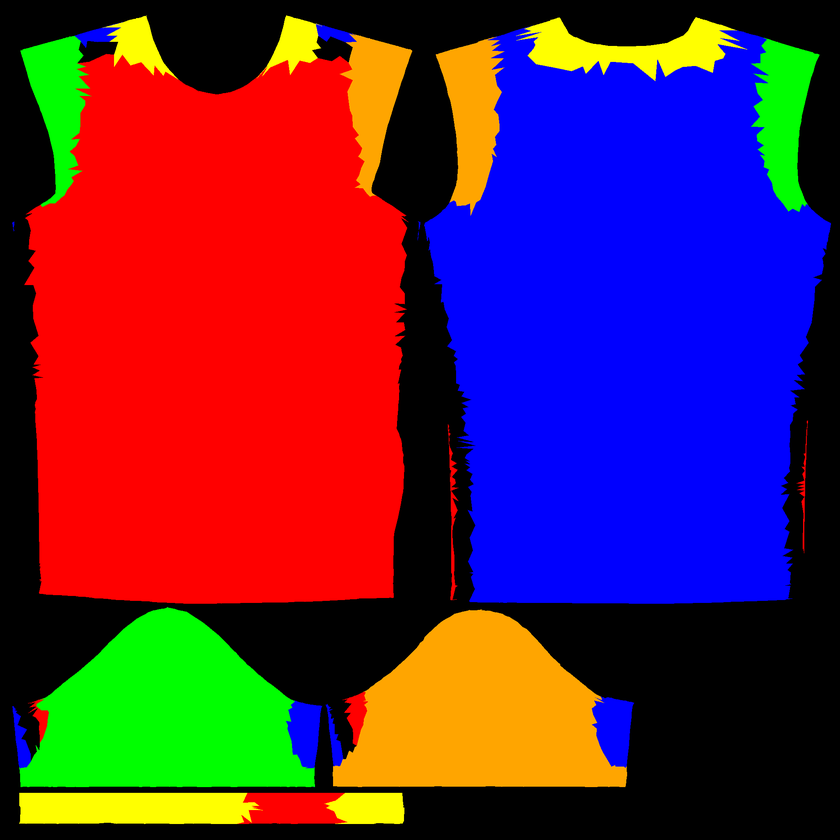
#> input picture scripts/true_uv_parts_2048.png, 840 x 840 px, shrunk from 2048 x 2048 before the run, found by its file name
$ python check_true_bounds.py
#> lines starting #> are read from the running program, lines starting #| are printed output that depends on the picture; after the words box and inside, x2 and y2 are one past the last pixel; in counts of white or black regions, pixels touching at a corner belong together
from PIL import Image
import numpy as np

img = Image.open('scripts/true_uv_parts_2048.png')
#> img is the input picture: PIL image 840x840 RGBA; mean R, G, B, A 91.4, 35.5, 65.7, 255
arr = np.array(img)

# Colors:
# Red: Front (255, 0, 0)
# Blue: Back (0, 0, 255)
# Green: Left Sleeve (0, 255, 0)
# Orange: Right Sleeve (255, 165, 0)

is_front = (arr[:, :, 0] > 200) & (arr[:, :, 1] < 50) & (arr[:, :, 2] < 50)
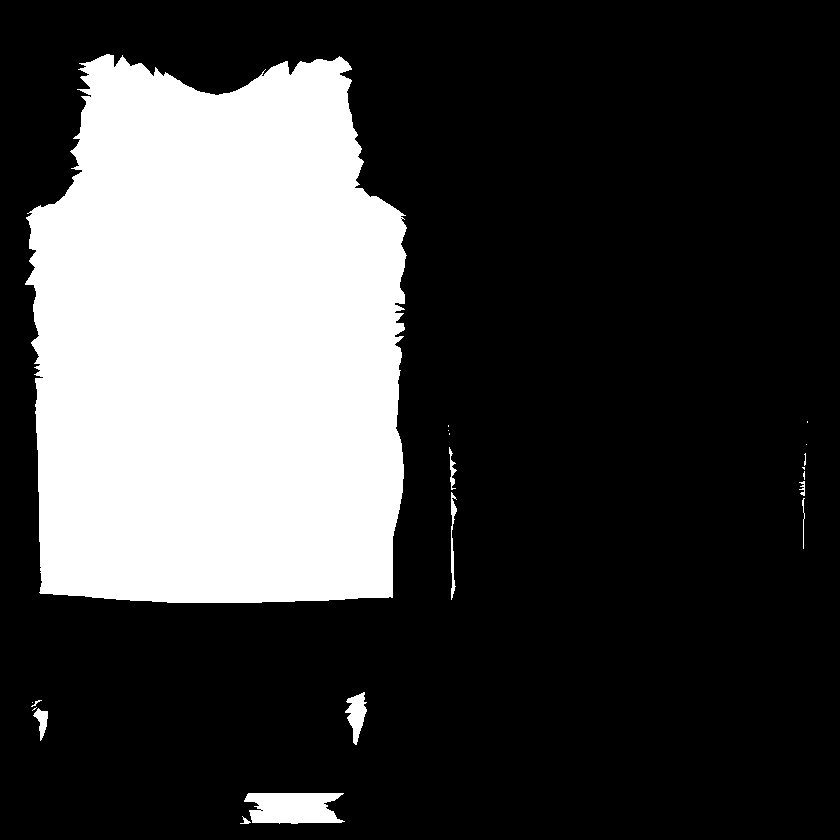
#> is_front: shape (840, 840) bool; 26.2% white; 20 white regions (10 under 20 px), largest, box (x1, y1, x2, y2) and area: (25, 54, 407, 603) 180976, (244, 793, 345, 824) 2525, (345, 692, 367, 745) 624
is_back = (arr[:, :, 0] < 50) & (arr[:, :, 1] < 50) & (arr[:, :, 2] > 200)
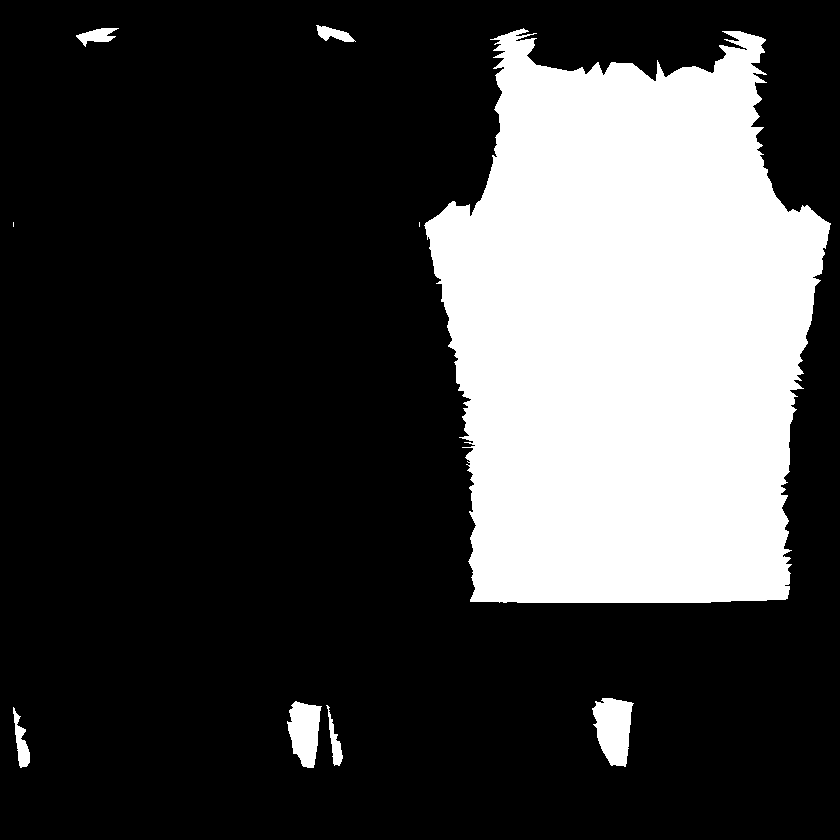
#> is_back: shape (840, 840) bool; 25.6% white; 9 white regions (2 under 20 px), largest, box (x1, y1, x2, y2) and area: (424, 28, 831, 603) 175387, (592, 698, 634, 767) 2031, (287, 701, 322, 768) 1620
is_ls = (arr[:, :, 0] < 50) & (arr[:, :, 1] > 200) & (arr[:, :, 2] < 50)
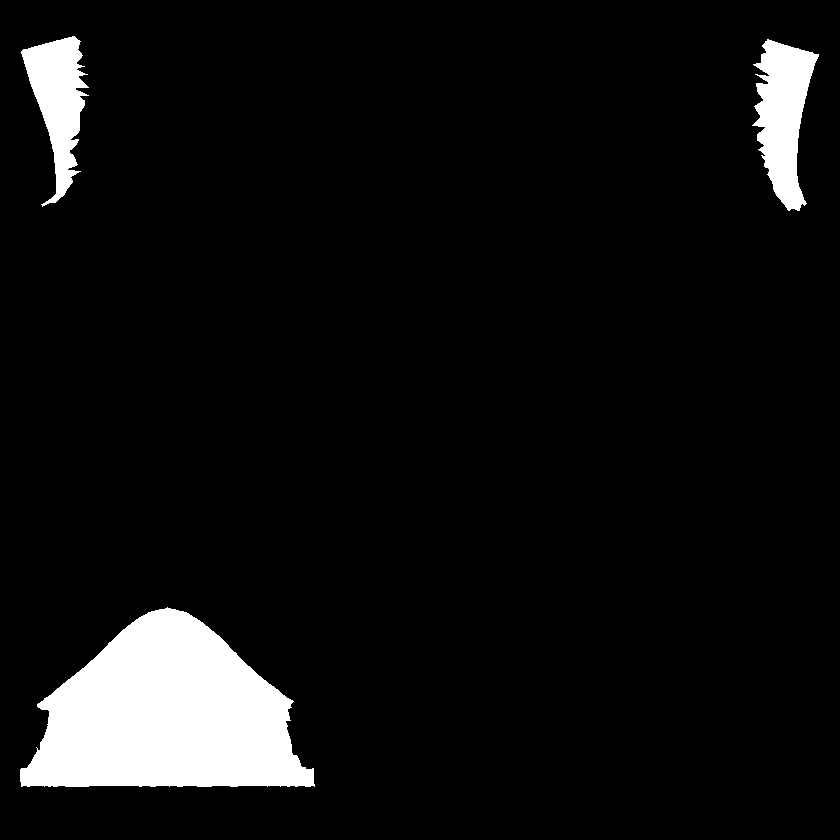
#> is_ls: shape (840, 840) bool; 6.7% white; 3 white regions, box (x1, y1, x2, y2) and area: (20, 607, 315, 787) 35224, (752, 39, 819, 211) 6560, (21, 36, 89, 207) 5683
is_rs = (arr[:, :, 0] > 200) & (arr[:, :, 1] > 100) & (arr[:, :, 2] < 50)
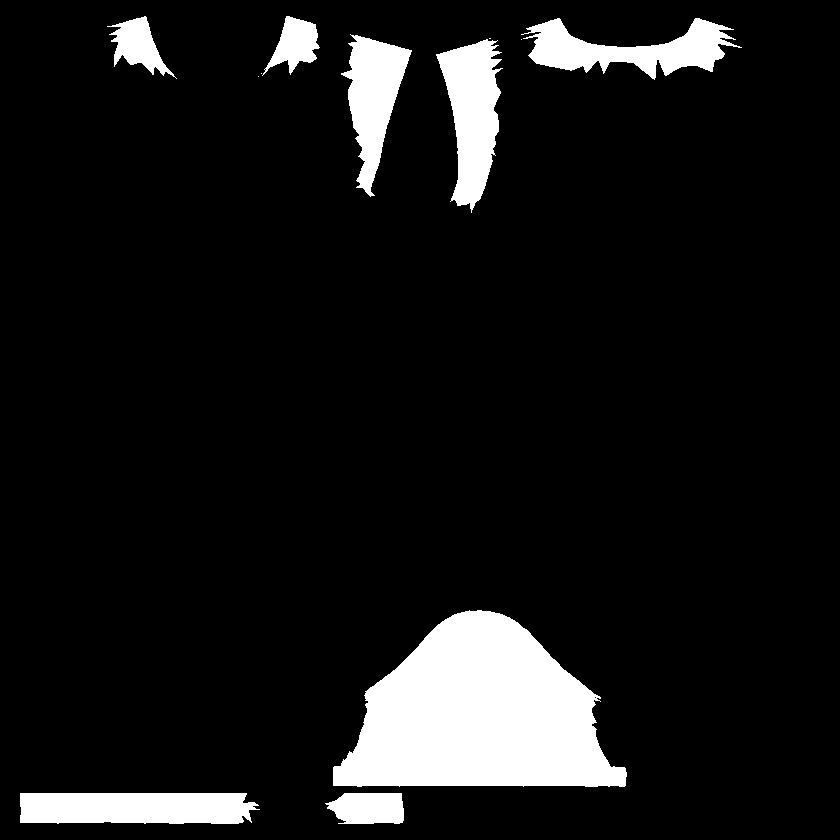
#> is_rs: shape (840, 840) bool; 9.3% white; 12 white regions (4 under 20 px), largest, box (x1, y1, x2, y2) and area: (333, 610, 627, 787) 34524, (20, 793, 260, 824) 6911, (436, 39, 503, 213) 6754

print("FRONT UV bounds:")
ys, xs = np.where(is_front)
print(f"  X: [{xs.min()} .. {xs.max()}], Y: [{ys.min()} .. {ys.max()}]")
#|   X: [25 .. 807], Y: [54 .. 823]

print("BACK UV bounds:")
ys, xs = np.where(is_back)
print(f"  X: [{xs.min()} .. {xs.max()}], Y: [{ys.min()} .. {ys.max()}]")
#|   X: [13 .. 830], Y: [25 .. 767]

print("LEFT SLEEVE UV bounds:")
ys, xs = np.where(is_ls)
print(f"  X: [{xs.min()} .. {xs.max()}], Y: [{ys.min()} .. {ys.max()}]")
#|   X: [20 .. 818], Y: [36 .. 786]

print("RIGHT SLEEVE UV bounds:")
ys, xs = np.where(is_rs)
print(f"  X: [{xs.min()} .. {xs.max()}], Y: [{ys.min()} .. {ys.max()}]")
#|   X: [20 .. 741], Y: [16 .. 823]
